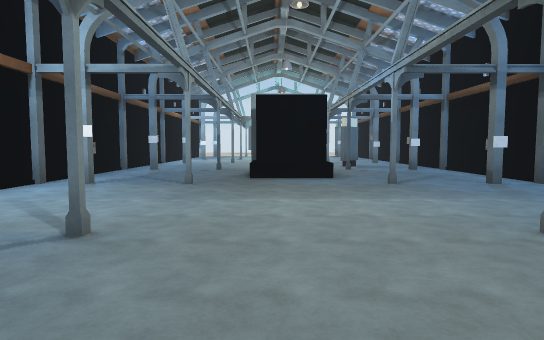
view 1 (above)

12 first-person views from a walk through a 3-D level made in the Unity game engine. The camera is 1.5 m above the floor, tilts 4° down and sees 75° across. The floor is counted in squares, 2 m on a side. Each view is taken from the middle of a square. On the plan, view 1 faces up. The plan holds only what a view shows up to about 11 squares ahead; the rest is blank. The place goes on beyond the plan. The player character is not drawn. Some animated figures are not drawn. Some surface patterns are stand-ins.

view 2
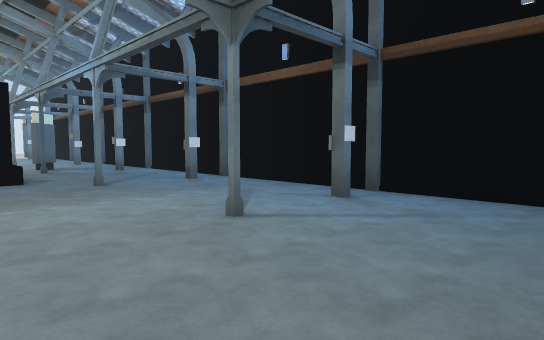

view 3
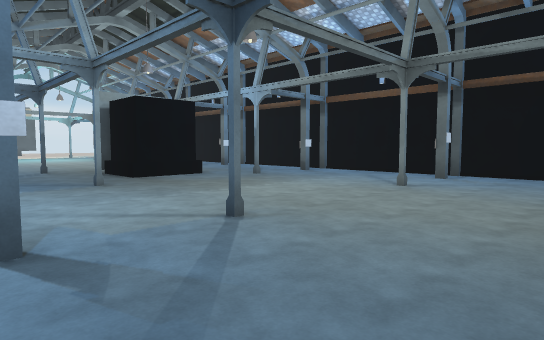

view 4
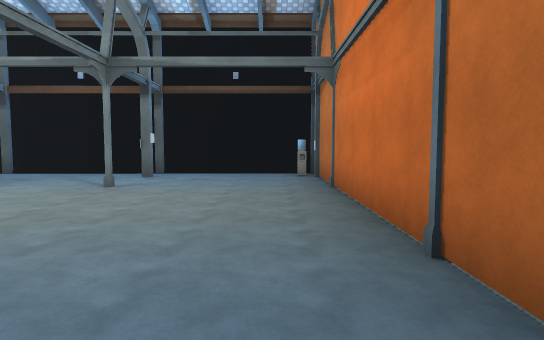

view 5
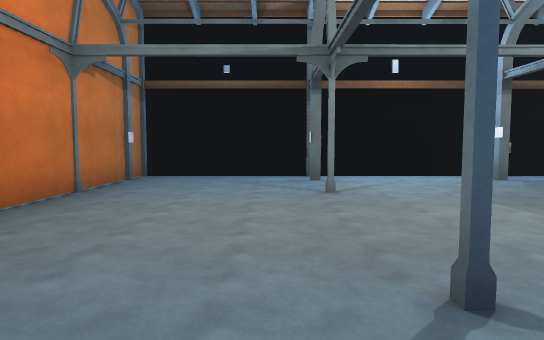

view 6
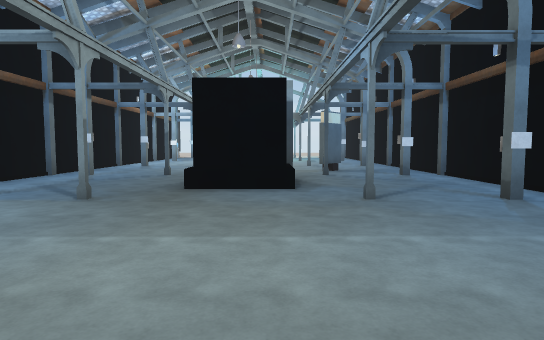

view 7
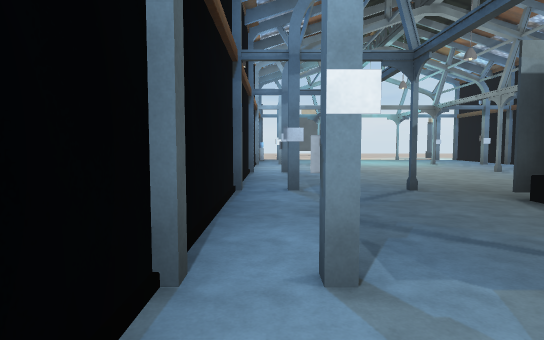

view 8
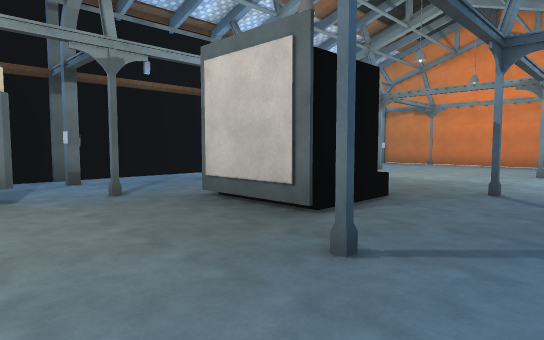

view 9
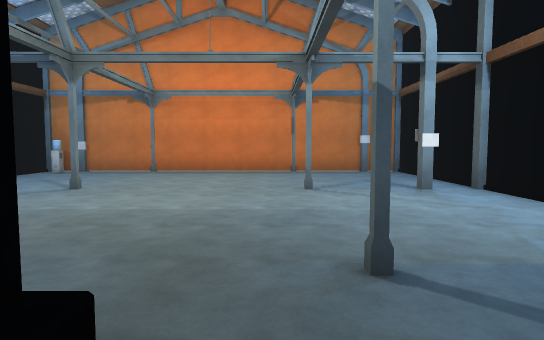

view 10
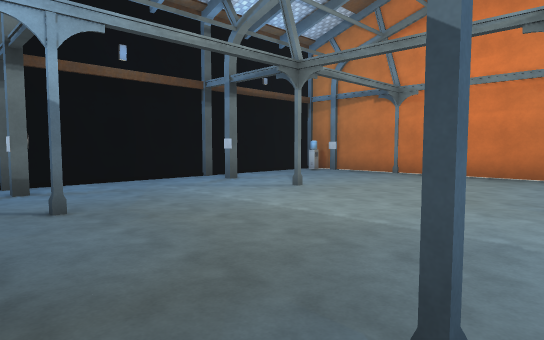

view 11
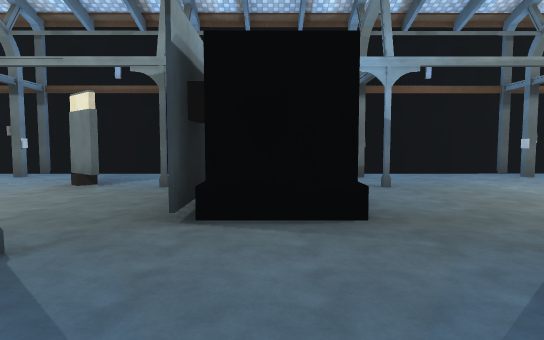

view 12
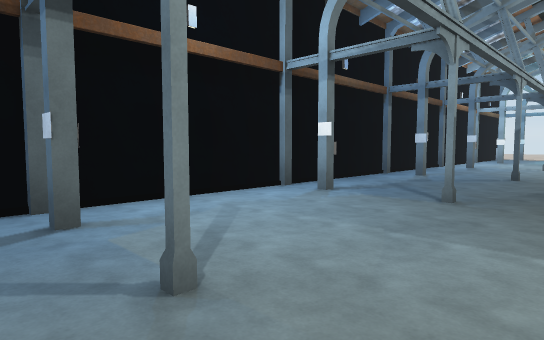

### Floor plan
Key: @ floor where view 1 was taken; # wall or solid block; . floor; O other object.
Columns run from 5 left of view 1 to 5 right of it. Each row starts with its distance up from view 1.
 13 #.......O.#
 12 #......#O.#
 11 #..#......#
 10 #....OO...#
  9 #....OO...#
  8 #....OO...#
  7 #..#...#.OO
  6 #.........#
  5 #.........#
  4 #.........#
  3 #..#...#..#
  2 #.........#
  1 #.........#
  0 #....@....#
 -1 ##########O

Where each view was taken, in squares from view 1:
view 1: 0 up, 0 right, facing up
view 2: 0 up, 0 right, facing up-right
view 3: 0 up, 4 left, facing up-right
view 4: 0 up, 4 left, facing right
view 5: 2 up, 4 right, facing left
view 6: 2 up, 1 right, facing up
view 7: 5 up, 4 left, facing up
view 8: 13 up, 3 left, facing down-right
view 9: 9 up, 1 left, facing down
view 10: 8 up, 2 left, facing down-right
view 11: 9 up, 4 left, facing right
view 12: 2 up, 0 right, facing up-left
